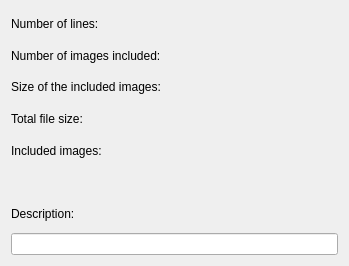
<ui version="4.0" >
 <comment>***************************************************************************
 *                                                                         *
 *   This program is free software; you can redistribute it and/or modify  *
 *   it under the terms of the GNU General Public License as published by  *
 *   the Free Software Foundation; version 2 of the License.               *
 *                                                                         *
 ***************************************************************************
</comment>
 <class>FileInfoDlg</class>
 <widget class="QWidget" name="FileInfoDlg" >
  <property name="geometry" >
   <rect>
    <x>0</x>
    <y>0</y>
    <width>349</width>
    <height>266</height>
   </rect>
  </property>
  <layout class="QGridLayout" >
   <property name="margin" >
    <number>11</number>
   </property>
   <property name="spacing" >
    <number>6</number>
   </property>
   <item row="0" column="0" >
    <widget class="QLabel" name="lineNum" >
     <property name="text" >
      <string>Number of lines:</string>
     </property>
    </widget>
   </item>
   <item row="1" column="0" >
    <widget class="QLabel" name="imageNum" >
     <property name="text" >
      <string>Number of images included:</string>
     </property>
    </widget>
   </item>
   <item row="2" column="0" >
    <widget class="QLabel" name="imageSize" >
     <property name="text" >
      <string>Size of the included images:</string>
     </property>
    </widget>
   </item>
   <item row="3" column="0" >
    <widget class="QLabel" name="totalSize" >
     <property name="text" >
      <string>Total file size:</string>
     </property>
    </widget>
   </item>
   <item row="5" column="0" >
    <widget class="Q3ListBox" name="imageList" >
     <property name="selectionMode" >
      <enum>Q3ListBox::NoSelection</enum>
     </property>
    </widget>
   </item>
   <item row="4" column="0" >
    <widget class="QLabel" name="includedLabel" >
     <property name="text" >
      <string>Included images:</string>
     </property>
    </widget>
   </item>
   <item row="6" column="0" >
    <widget class="QLabel" name="fileDescLbl" >
     <property name="text" >
      <string>Description:</string>
     </property>
     <property name="buddy" >
      <cstring>fileDesc</cstring>
     </property>
    </widget>
   </item>
   <item row="7" column="0" >
    <widget class="QLineEdit" name="fileDesc" />
   </item>
  </layout>
 </widget>
 <customwidgets>
  <customwidget>
   <class>Q3ListBox</class>
   <extends></extends>
   <header>q3listbox.h</header>
   <container>0</container>
   <pixmap></pixmap>
  </customwidget>
 </customwidgets>
 <resources/>
 <connections/>
</ui>
